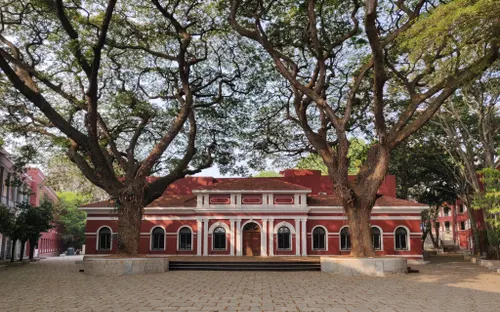
#> input picture FPGA_files/scripts/UVCE_-_Library.png, 500 x 312 px
$ python static_img_resize.py
#> lines starting #> are read from the running program, lines starting #| are printed output that depends on the picture
# This script basically resizes an image to be compatible with out display and makes a coe file that can be loaded on to the
# ROM of the FPGA

from PIL import Image
import os

def generate_coe_from_image(input_filename="UVCE_-_Library.png", output_filename="image.coe"):
    # Check if image exists
#> called with input_filename = 'UVCE_-_Library.png', output_filename = 'image.coe'
    if not os.path.exists(input_filename):
        print(f"ERROR: Could not find '{input_filename}'.")
        print("Please save your photo as 'input.jpg' in this folder and try again.")
        return

    # Load the image
    img = Image.open(input_filename)
#> img is the input picture: PIL image 500x312 RGB; mean R, G, B 108.7, 98.1, 86.9

    # 1. Resize to 80x60
    #    Why? Because 640x480 screen / 8 scaling = 80x60.
    #    This fits perfectly inside your 100x100 memory block.
    img = img.resize((80, 60), Image.Resampling.LANCZOS)
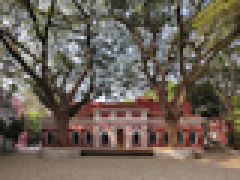
#> img: PIL image 80x60 RGB (shown 3 times larger); mean R, G, B 108.7, 98.1, 86.9

    # 2. Create the 100x100 canvas (matching your IP Core configuration)
    #    Background is black for the unused memory area.
    canvas = Image.new("RGB", (100, 100), (0, 0, 0))
#> canvas: PIL image 100x100 RGB; every value is 0

    # 3. Paste the resized image at (0,0)
    canvas.paste(img, (0, 0))
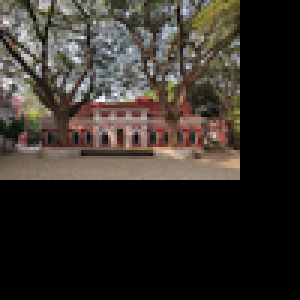
#> canvas: PIL image 100x100 RGB (shown 3 times larger); mean R, G, B 52.2, 47.1, 41.7

    # 4. Generate COE data
    pixels = list(canvas.getdata())
#> pixels = 10000 items, first 6: (130, 126, 107), (108, 104, 83), (102, 99, 79), (122, 120, 106), (113, 111, 93), (71, 75, 39)

    with open(output_filename, "w") as f:
        f.write("memory_initialization_radix=16;\n")
        f.write("memory_initialization_vector=\n")

        for i, px in enumerate(pixels):
            # Convert 8-bit RGB to 12-bit color (R4 G4 B4)
            # We take the top 4 bits of each color channel
            val = ((px[0] >> 4) << 8) | ((px[1] >> 4) << 4) | (px[2] >> 4)

            # Formatting: semicolons for the last item, commas for others
            end = ",\n" if i < len(pixels) - 1 else ";\n"
            f.write(f"{val:03X}{end}")
#> this loop made 10000 passes
#> (px, val) on passes 1 to 3: ((130, 126, 107), 2166), ((108, 104, 83), 1637), ((102, 99, 79), 1636)

    print(f"Done! Generated {output_filename} from {input_filename}.")
    print("Dimensions: Resized to 80x60, padded to 100x100.")

if __name__ == "__main__":
    generate_coe_from_image()
